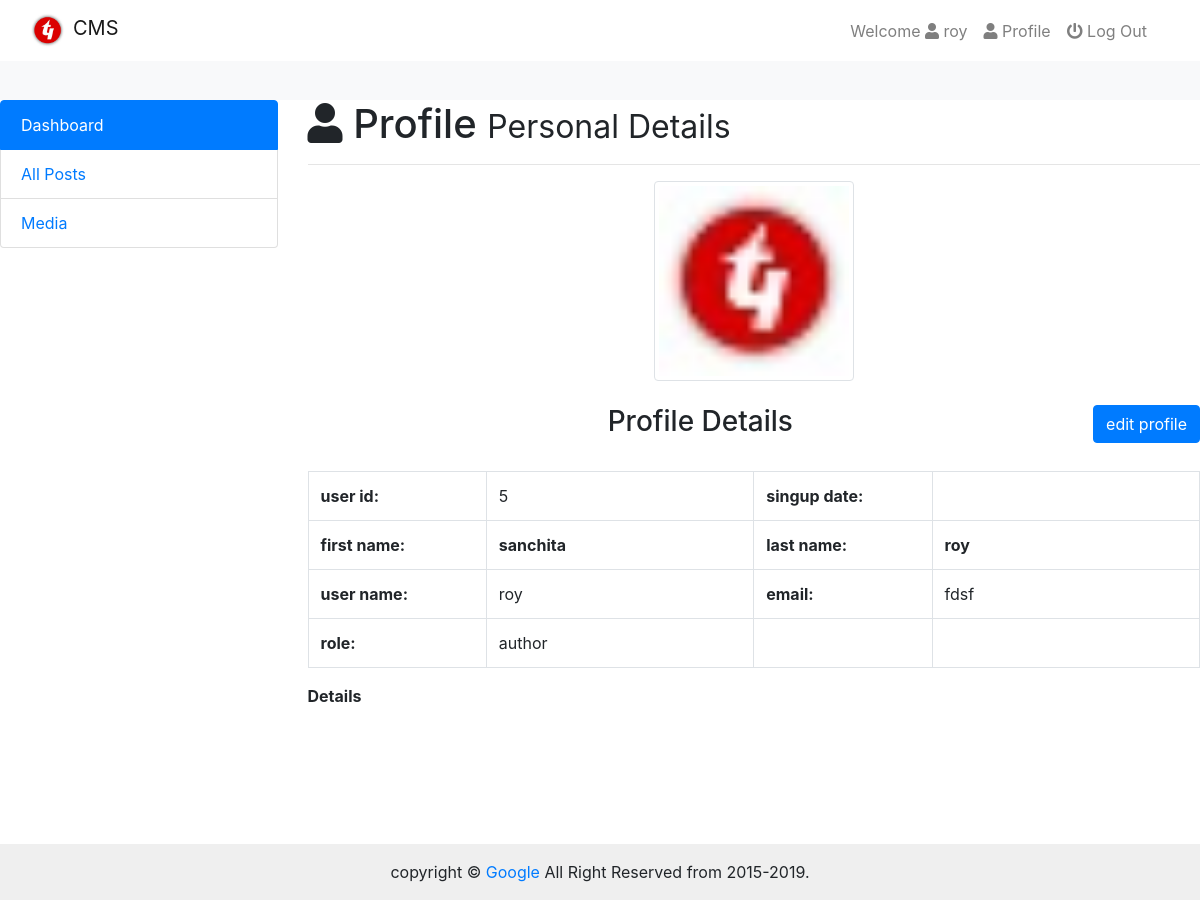
/admin/admin_profile.php (signed in), run on an earlier commit of the app's database.
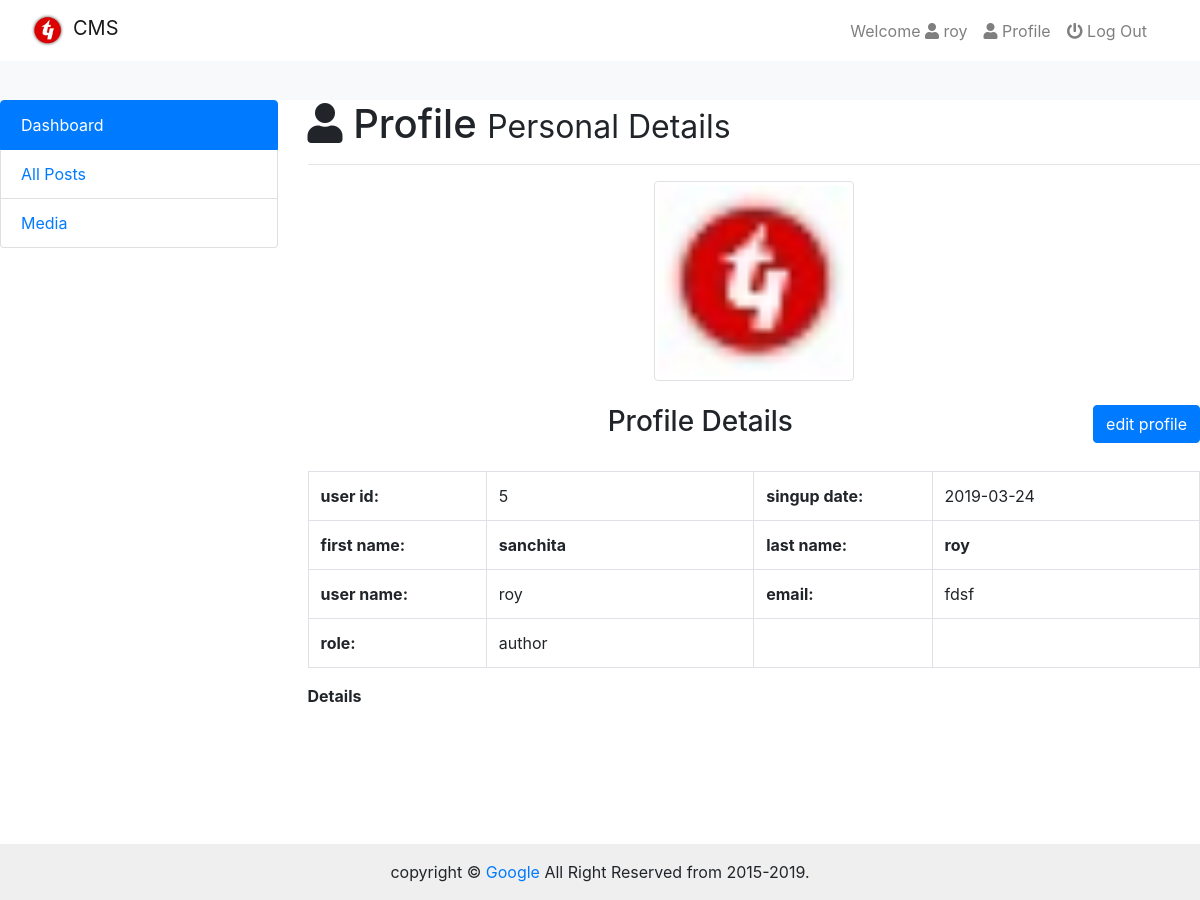
And on a later commit of the database.
### tables this page shows
CREATE TABLE IF NOT EXISTS `users_details` (
  `id` int(11) NOT NULL AUTO_INCREMENT,
  `date` date DEFAULT NULL,
  `first_name` varchar(255) NOT NULL,
  `last_name` varchar(255) NOT NULL,
  `username` varchar(255) NOT NULL,
  `email` varchar(255) NOT NULL,
  `image` varchar(255) NOT NULL DEFAULT 'unknown.png',
  `password` varchar(255) NOT NULL,
  `role` varchar(255) DEFAULT 'author',
  `details` text,
  `salt` varchar(255) NOT NULL DEFAULT '$2y$10$quickbrownfoxjumpsover',
  PRIMARY KEY (`id`),
  UNIQUE KEY `username` (`username`),
  UNIQUE KEY `email` (`email`)
);

### admin/admin_profile.php (the view, shortened to what this page needs)
<?php require_once('includes/header.php');
$session_username =$_SESSION['username'];
$query = "SELECT * FROM users_details WHERE username = '$session_username'";
$run = mysqli_query($con, $query);
$row = mysqli_fetch_array($run);
$image = $row['image'];
$id = $row['id'];
$date =$row['date'];
$first_name = $row['first_name'];
$last_name = $row['last_name'];
$username = $row['username'];
$email = $row['email'];
$role = $row['role'];
?>
</head>
<body id="profile">
  <?php require_once('includes/navbar.php');?>
  <div class="cointainer-fluid">
    <div class="row">
      <div class="col-md-3">
        <?php require_once('includes/sidebar.php');?>
        <div class="container-fluid body-section">
           <?php require_once('includes/header.php');?>
       </div>
     </div>
     <div class="col-md-9">
      <h1><i class="fa fa-user"></i> Profile <small>Personal Details</small></h1><hr>
        <center><img src="img/<?php echo $image;?>" width="200px" class="img-circle img-thumbnail" id="profile-image"></center><br>
        <a href="admin_edit_profile.php?edit=<?php echo $id;?>" class="btn btn-primary float-right">edit profile</a>
        <center>
         <h3>Profile Details</h3>
       </center>
       <br>
       <table class="table table-bordered table-hover">
         <tr>
           <td width="20%"><b>user id:</b></td>
           <td width="30%"><?php echo $id;?></td>
           <td width="20%"><b>singup date:</b></td>
           <td width="30%"><?php echo $date;?></td>
         </tr>
         <tr>
           <td width="20%"><b>first name:</b></td>
           <td width="30%"><b><?php echo $first_name;?></b></td>
           <td width="20%"><b>last name:</b></td>
           <td width="30%"><b><?php echo $last_name;?></b></td>
         </tr>
         <tr>
           <td width="20%"><b>user name:</b></td>
           <td width="30%"><?php echo $username;?></td>
           <td width="20%"><b>email:</b></td>
           <td width="30%"><?php echo $email;?></td>
         </tr>
         <tr>
           <td width="20%"><b>role:</b></td>
           <td width="30%"><?php echo $role;?></td>
           <td width="20%"><b></b></td>
           <td width="30%"><b></b></td>
         </tr>
       </table>
       <div class="row">
         <div class="col-lg-8 col-sm-12">
           <b>Details</b>
         </div>
       </div>
       <br><br>
   </div>
 </div>
</div>
<?php include 'includes/footer.php';?>

What changed in the data, as far as the page shows it:
changed users_details "sanchita": date (not shown) → "2019-03-24"
